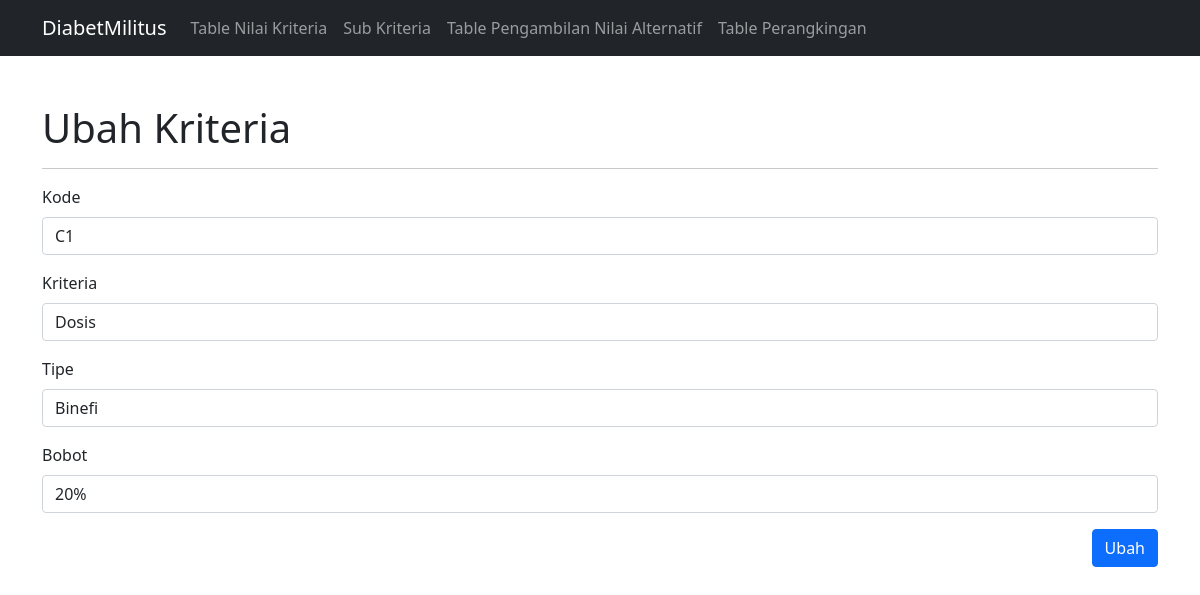
The app's page /ubah-table-kriteria.php?id_obat=1 with its own data.
### tables this page shows
CREATE TABLE `table_kriteria` (
  `id_obat` int(11) NOT NULL,
  `kode` varchar(50) NOT NULL,
  `kriteria` varchar(50) NOT NULL,
  `tipe` varchar(50) NOT NULL,
  `bobot` varchar(50) NOT NULL
);

### config/controller.php (called while the page is built, shortened)
<?php
function select($query)
{
    global $db;
    $result = mysqli_query($db, $query);
    $rows = [];
    while ($row = mysqli_fetch_assoc($result)) {
        $rows[] = $row;
    }
    return $rows;
}

### ubah-table-kriteria.php (the view, shortened to what this page needs)
<?php
include 'layout/header.php';
$id_obat = (int) $_GET['id_obat'];
$table_kriteria = select("SELECT * FROM table_kriteria WHERE id_obat = $id_obat")[0];
?>
<div class="container mt-5">
    <h1>Ubah Kriteria</h1>
    <hr>
    <form action="" method="post">
        <div class="mb-3">
            <label for="kode" class="form-label">Kode</label>
            <input type="text" class="form-control" id="kode" name="kode" value="<?=$table_kriteria['kode'];?>"
            placeholder="Kode....." required>
        </div>
        <div class="mb-3">
            <label for="kriteria" class="form-label">Kriteria</label>
            <input type="text" class="form-control" id="kriteria" name="kriteria" value="<?=$table_kriteria['kriteria'];?>"
            placeholder="Kriteria....." required>
        </div>
        <div class="mb-3">
            <label for="tipe" class="form-label">Tipe</label>
            <input type="text" class="form-control" id="tipe" name="tipe" value="<?=$table_kriteria['tipe'];?>"
            placeholder="Tipe....." required>
        </div>
        <div class="mb-3">
            <label for="bobot" class="form-label">Bobot</label>
            <input type="text" class="form-control" id="bobot" name="bobot" value="<?=$table_kriteria['bobot'];?>"
            placeholder="Bobot....." required>
        </div>
        <button type="submit" name="ubah" class="btn btn-primary" style="float: right;">Ubah</button>
    </form>
</div>
<?php include 'layout/footer.php'; ?>

### records on screen
table_kriteria: kode "C1", kriteria "Dosis", tipe "Binefi", bobot "20%"
